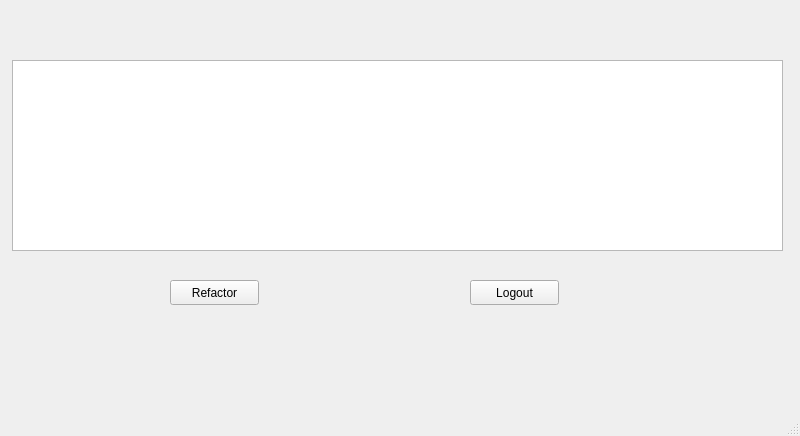
<?xml version="1.0" encoding="UTF-8"?>
<ui version="4.0">
 <class>MainWindow</class>
 <widget class="QMainWindow" name="MainWindow">
  <property name="geometry">
   <rect>
    <x>0</x>
    <y>0</y>
    <width>800</width>
    <height>436</height>
   </rect>
  </property>
  <property name="windowTitle">
   <string>MainWindow</string>
  </property>
  <widget class="QWidget" name="centralwidget">
   <widget class="QTableView" name="usersTable">
    <property name="geometry">
     <rect>
      <x>12</x>
      <y>60</y>
      <width>771</width>
      <height>191</height>
     </rect>
    </property>
   </widget>
   <widget class="QPushButton" name="refactorButton">
    <property name="geometry">
     <rect>
      <x>170</x>
      <y>280</y>
      <width>89</width>
      <height>25</height>
     </rect>
    </property>
    <property name="text">
     <string>Refactor</string>
    </property>
   </widget>
   <widget class="QPushButton" name="logOut">
    <property name="geometry">
     <rect>
      <x>470</x>
      <y>280</y>
      <width>89</width>
      <height>25</height>
     </rect>
    </property>
    <property name="text">
     <string>Logout</string>
    </property>
   </widget>
  </widget>
  <widget class="QMenuBar" name="menubar">
   <property name="geometry">
    <rect>
     <x>0</x>
     <y>0</y>
     <width>800</width>
     <height>22</height>
    </rect>
   </property>
  </widget>
  <widget class="QStatusBar" name="statusbar"/>
 </widget>
 <resources/>
 <connections/>
</ui>
